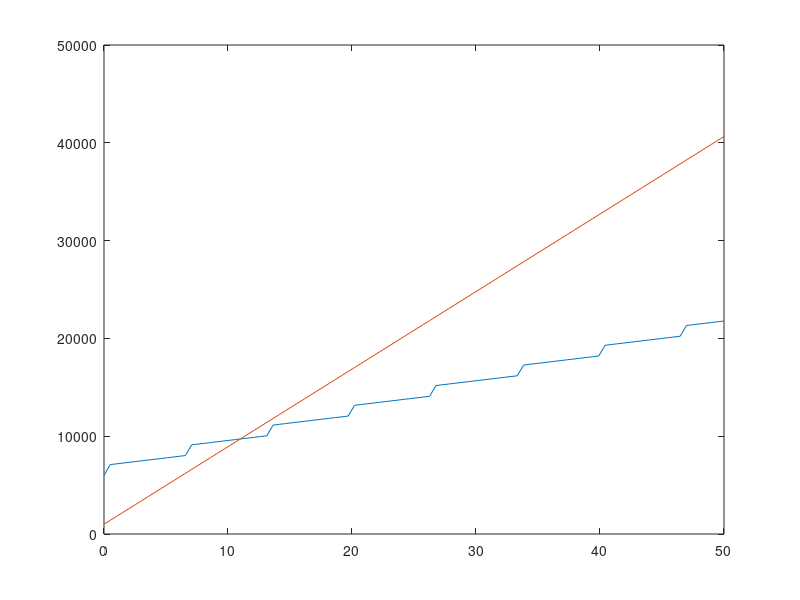

MATLAB code to generate this figure:
t = linspace(0,50);
Nper = 15;
N = t * Nper;
N_ex = N;
N_re = ceil(N/100);
%t year;
%N launch total;
%Ner launch per year;

%development;;
Cdevelopment_re = 6000;
Cdevelopment_ex = 1000;

%vehicle
Cvehicle_re0 = 1000;
Cvehicle_re = Cvehicle_re0 * N_re;
Cvehicle_ex0 = 50;
Cvehicle_ex = Cvehicle_ex0 * N_ex;

%total flight opretions per flight;
%Re has more complex systems, more expensive check-out and recovery;
Cflightops_re0 = 5;
Cflightops_ex0 = 2;
Cflightops_re = Cflightops_re0 * N;
Cflightops_ex = Cflightops_ex0 * N;

%launch insurance;
Cinsurance_re0 = 4.16;
Cinsurance_ex0 = 0.86;
Cinsurance_re = Cinsurance_re0 * N;
Cinsurance_ex = Cinsurance_ex0 * N;

%recurring cost of recovery(reusable only);
Crecovery_re = 0.2 * Cflightops_re;

%refurbishment cost(reusable only);
Crefurb_re = 0.02 * Cvehicle_re;


%model the total launch cost as the sum of six individual components;
Claunch_re = Cdevelopment_re + Cvehicle_re + Cflightops_re + Crecovery_re + Crefurb_re + Cinsurance_re;
Claunch_ex = Cdevelopment_ex + Cvehicle_ex + Cflightops_ex + Cinsurance_ex;
%where;
%Claunch is total cost of launch in FY00 dollars(i.e., excluding
%inflation?);
%Cdevelopment is amortization of nonrecurring development cost;
%Cvehicle.re is amortization of vehicle production cost;
%Cvehicle.ex is recurring production cost(theoretical first unit
%cost reduced by learning curve);
%Cflightops is total cost of flight opretions per flight;
%Crecovery is recurring cost of recovery(reusable only);
%Crefurb is refurbishment cost(reusable only);
%Cinsurance is cost of launch insurance;

%cost using million dollars to calculate;

plot (t,Claunch_re,t,Claunch_ex);

%according to the plot image, cost of reusable is 9.15e+03, equals cost of expandable when t equals 10.3. After ten years of operational deployment, it becomes evident that the reusable rocket proves to be a more economically viable option among the two rockrt types.
